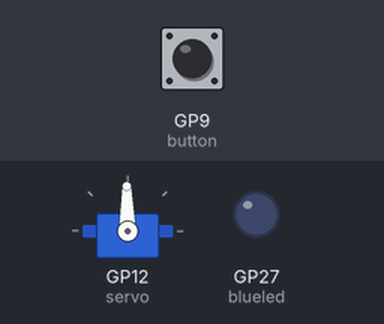
The program below on a simulated Raspberry Pi Pico running MicroPython. On the bench: servo, output pins drawn as LEDs (lit = HIGH). The test bench sets the inputs (shaded band); at power-on: GP9 (button) HIGH. The clock reads 2024-03-15 10:24:30 at power-on unless the program sets it; servo angles are drawn from the pulse width (0.5 ms = 0°, 2.5 ms = 180°); pins used as bus, display or sensor lines are not drawn; what the program prints to the serial console is not drawn.

Above: at 1.2 s.
1.3 s: GP9 (button) pulled LOW for 0.15 s
At 1.52 s:
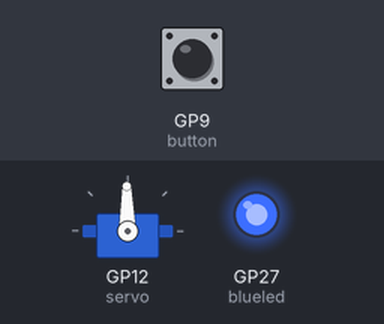
Timing chart, 0 to 4.3 s (numbered marks = the images above; inputs shaded):
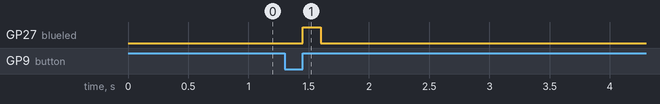

The program:

heat_control.py
```python
import rv3028_pico
import servo_3001HB_pico
import utime
from machine import Pin

# Mode select (timing or button)
MODE = 'timing'

# Timing variables
HOUR_ON_L = 5
MIN_ON_L = 45
HOUR_OFF_L = 6
MIN_OFF_L = 45

HOUR_ON_S = 6
MIN_ON_S = 0
HOUR_OFF_S = 6
MIN_OFF_S = 25

LONGSHORT = False

# Button mode variables
BUTTON_STATUS = False
BUTTON_PIN = 9
button = Pin(BUTTON_PIN, Pin.IN, Pin.PULL_UP)

# LED Pin Numbers
PICO_LED_PIN = 25
BLUE_LED_PIN = 27

# Machine set-up
servo = servo_3001HB_pico.SERVO3001HB()
rv = rv3028_pico.RV3028()
picoled = Pin(PICO_LED_PIN, Pin.OUT)
blueled = Pin(BLUE_LED_PIN, Pin.OUT)

#Sanity checking the date and time
datetime = rv.read_datetime(no_weekday=True)
print(datetime)

# Initial timing variables
t0 = rv3028_pico.generate_unixtime(datetime)
button_last = utime.ticks_ms()

# Initializing heat status
heat_on = False
switch_counter = 0

# Setting button handling
def button_handler(pin):
    global BUTTON_STATUS, button_last, blueled

    if utime.ticks_diff(utime.ticks_ms(), button_last) > 500:
        if BUTTON_STATUS:
            BUTTON_STATUS = False
        else:
            BUTTON_STATUS = True
            blueled.value(1)
            utime.sleep(0.150)
            blueled.value(0)
        button_last = utime.ticks_ms()

button.irq(trigger = Pin.IRQ_RISING, handler = button_handler)

# Mainloop
while True:
    # Read in times
    datetime = rv.read_datetime(no_weekday=True)
    #t = rv3028_pico.generate_unixtime(datetime)

    HOUR_ON = HOUR_ON_L
    MIN_ON = MIN_ON_L
    HOUR_OFF = HOUR_OFF_L
    MIN_OFF = MIN_OFF_L

    if LONGSHORT and (MODE != 'button'):
        if datetime[3] % 2 != 0:
            HOUR_ON = HOUR_ON_S
            MIN_ON = MIN_ON_S
            HOUR_OFF = HOUR_OFF_S
            MIN_OFF = MIN_OFF_S

    # If button is triggered or in timing mode, check time for heat
    if BUTTON_STATUS or (MODE == 'timing'):
        # Check heating status and hour/minute
        if (heat_on == False):
            if (datetime[3] == HOUR_ON) and (datetime[4] == MIN_ON):
                servo.switch_on()
                heat_on = True
                switch_counter += 1
        elif (heat_on == True):
            if (datetime[3] == HOUR_OFF) and (datetime[4] == MIN_OFF):
                servo.switch_off()
                heat_on = False
                BUTTON_STATUS = False
                switch_counter += 1

    # Turn on blue LED to indicate that the switch code ran
    if switch_counter == 2:
        blueled.value(1)
    else:
        blueled.value(0)

    # Reset the blue LED at noon
    if (datetime[3] == 12) and (datetime[4] == 0):
        switch_counter = 0

    # Sleep and blink LED to indicate that the loop is running
    # Blink Pico LED differently if the year has reset, indicating a problem
    if datetime[0] == 0:
        picoled.value(1)
        utime.sleep_ms(150)
        picoled.value(0)
        utime.sleep_ms(150)
        picoled.value(1)
        utime.sleep_ms(150)
    elif BUTTON_STATUS == True:
        picoled.value(1)
        utime.sleep_ms(300)
        picoled.value(0)
        utime.sleep_ms(150)
        picoled.value(1)
        utime.sleep_ms(150)
    else:
        picoled.value(1)
        utime.sleep_ms(500)
    picoled.value(0)

    utime.sleep(2)
```

rv3028_pico.py
```python
from machine import Pin, I2C
import time

RV3028_ADDR = 0x52
SDA_PIN = 18
SCL_PIN = 19

class RV3028():

    def __init__(self):
        self.i2c = I2C(1, sda = Pin(SDA_PIN), scl = Pin(SCL_PIN),
                        freq=400000)
        self.set_bsm_mode('LSM')

    ### Reading Methods ###
    def read_seconds(self):
        byte_value = self._read(0x00, 1)
        return self._decode(byte_value)

    def read_minutes(self):
        byte_value = self._read(0x01, 1)
        return self._decode(byte_value)

    def read_hours(self):
        byte_value = self._read(0x02, 1)
        return self._decode(byte_value)

    def read_time(self):
        hours = self.read_hours()
        minutes = self.read_minutes()
        seconds = self.read_seconds()
        return (hours, minutes, seconds)

    def read_weekday(self):
        byte_value = self._read(0x03, 1)
        return self._decode(byte_value)

    def read_day_of_month(self):
        byte_value = self._read(0x04, 1)
        return self._decode(byte_value)

    def read_month(self):
        byte_value = self._read(0x05, 1)
        return self._decode(byte_value)

    def read_year(self):
        '''
        Note that year only works between 2000-2099 and is represented
        in two digit format.
        '''
        byte_value = self._read(0x06, 1)
        return self._decode(byte_value)

    def read_date(self):
        weekday = self.read_weekday()
        day_of_month = self.read_day_of_month()
        month = self.read_month()
        year = self.read_year()
        return (year, month, day_of_month, weekday)

    def read_datetime(self, no_weekday=False):
        date = self.read_date()
        time = self.read_time()
        if no_weekday:
            return date[:-1] + time
        else:
            return date + time

    def read_unix_time(self):
        '''
        Presently only returns the byte values for the registers
        and does not convert to decimal.
        '''
        u0 = self._read(0x1B, 1)
        u1 = self._read(0x1C, 1)
        u2 = self._read(0x1D, 1)
        u3 = self._read(0x1E, 1)
        return (u0, u1, u2, u3)

    ### Setting Methods ###
    def set_bsm_mode(self, mode):
        bsm_value = int.from_bytes(self._read(0x37,1),'big')

        if mode == 'OFF':
            bytes_return = (bsm_value | 0b00000000).to_bytes(1,'big')
            print("Set BSM to Off")
        elif mode == 'DSM':
            bytes_return = (bsm_value | 0b00000100).to_bytes(1,'big')
            print("Set BSM to DSM")
        elif mode == 'LSM':
            bytes_return = (bsm_value | 0b00001100).to_bytes(1,'big')
            print("Set BSM to LSM")
        else:
            print("Improper BSM mode input...")

        self._write(0x37, bytes_return)

    def set_seconds(self, value):
        byte_value = self._encode(value)
        self._write(0x00, byte_value)

    def set_minutes(self, value):
        byte_value = self._encode(value)
        self._write(0x01, byte_value)

    def set_hours(self, value):
        byte_value = self._encode(value)
        self._write(0x02, byte_value)

    def set_time(self, time):
        hours, minutes, seconds = time
        self.set_hours(hours)
        self.set_minutes(minutes)
        self.set_seconds(seconds)

    def set_weekday(self, value):
        byte_value = self._encode(value)
        self._write(0x03, byte_value)

    def set_day_of_month(self, value):
        byte_value = self._encode(value)
        self._write(0x04, byte_value)

    def set_month(self, value):
        byte_value = self._encode(value)
        self._write(0x05, byte_value)

    def set_year(self, value):
        if value >= 0 and value <= 99:
            byte_value = self._encode(value)
        elif value >= 2000 and value <= 2099:
            byte_value = self._encode(value - 2000)
        else:
            raise ValueError('Year must be either between 0-99 or 2000-2099')

        self._write(0x06, byte_value)

    def set_date(self, date):
        weekday, day_of_month, month, year = date
        self.set_weekday(weekday)
        self.set_day_of_month(day_of_month)
        self.set_month(month)
        self.set_year(year)

        print("Set date. Current date: ", self.read_date())

    def set_datetime(self, datetime):
        '''
        Takes an tuple of (year, month, day, hour, minute, second, weekday, yearday)
        '''
        year, month, day_of_month, hours, minutes, seconds, weekday,\
            yearday = datetime
        self.set_weekday(weekday)
        self.set_day_of_month(day_of_month)
        self.set_month(month)
        self.set_year(year)
        self.set_hours(hours)
        self.set_minutes(minutes)
        self.set_seconds(seconds)

        print("Setting datetime to: ", self.read_datetime())

    def autoset_datetime(self):
        self.set_datetime(time.localtime(time.time()))

    ### Special methods ###
    def _decode(self, value):
        upper = ((int.from_bytes(value,"big") & 0xF0) >> 4) * 10
        lower = (int.from_bytes(value,"big") & 0x0F)
        return upper + lower

    def _encode(self, value):
        upper = int(value/10) << 4
        lower = value % 10
        return (upper | lower).to_bytes(1,"big")

    def _read(self, register, byte_length):
        return self.i2c.readfrom_mem(RV3028_ADDR, register, byte_length)

    def _write(self, register, value_bytes):
        self.i2c.writeto_mem(RV3028_ADDR, register, value_bytes)

def generate_unixtime(datetime):
    '''Takes in a datetime with no weekday and returns the unixtime'''
    year, month, day_of_month, hour, minute, second = datetime
    localtime = (year,month,day_of_month, hour, minute, second, 0,0)
    unixtime = time.mktime(localtime)
    return unixtime
```

servo_3001HB_pico.py
```python
from machine import Pin, PWM
import utime

# From specsheet - duty cycle min: 4%, neutral: 7.5%, max: 11%
# So min 2650, neutral 4915, max: 7200
# From testing - max: 8100, min: 1800, neutral: 4950

SERVO_3001HB_PIN = 12
FRONT = 0.75
NEUTRAL = 0.5
BACK = 0.2

class SERVO3001HB():

    def __init__(self):
        #Initializes and moves the servo to the neutral position
        self.servo = PWM(Pin(SERVO_3001HB_PIN))
        self.servo.freq(50)
        self.move(NEUTRAL)

    def move(self, p):
        '''
        Takes a percentage (p) and moves the servo
        to the range represented by p.
        '''
        self.servo.duty_u16(int(1800. + p*(8100. - 1800.)))

    def switch_on(self):
        #Move to turn on switch
        self.move(FRONT)
        utime.sleep(0.5)
        #Move back to neutral
        self.move(NEUTRAL)

    def switch_off(self):
        #Move to turn off switch
        self.move(BACK)
        utime.sleep(0.5)
        #Move back to neutral
        self.move(NEUTRAL)

    def move_neutral(self):
        #Move to neutral
        self.move(NEUTRAL)
```

Measured:
- after the input at 1.3 s, GP27 (blueled): LOW → HIGH after 0.15 s, → LOW 0.15 s later
